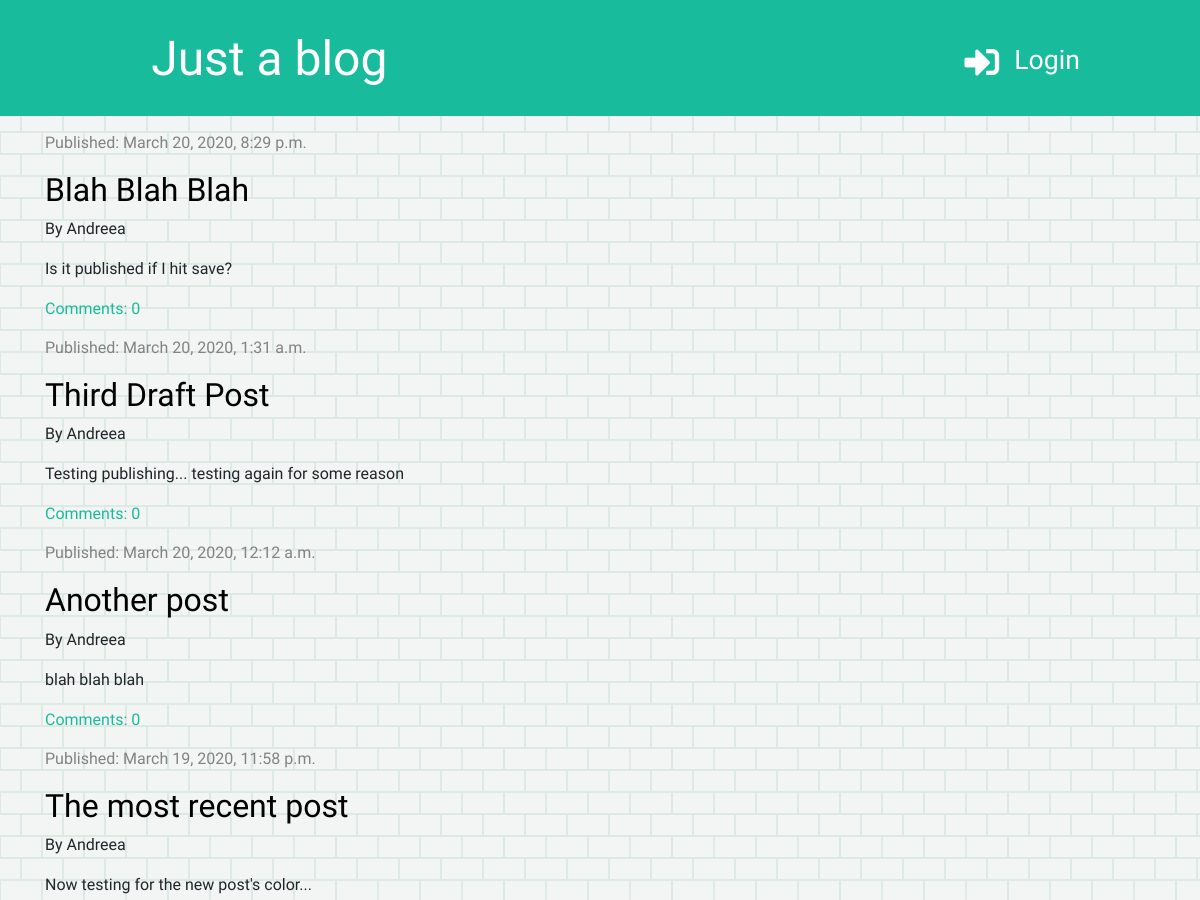
The app's page / (upper part), older data.
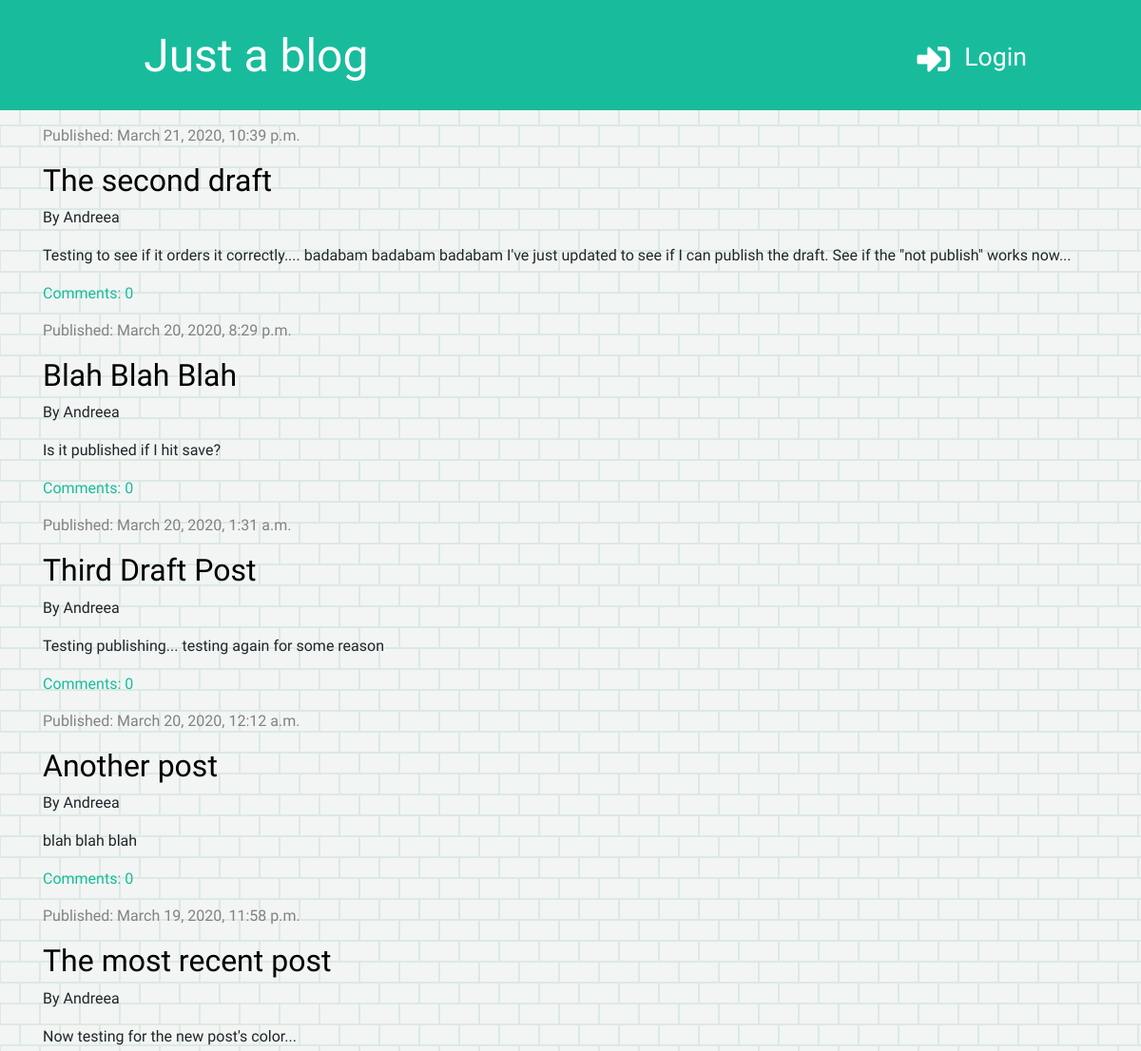
The same page, newer data.
### blog/models.py (models this page shows, shortened)
class Post(models.Model):
    author = models.ForeignKey('auth.User', on_delete=models.CASCADE)
    title = models.CharField(max_length=200)
    text = models.TextField()
    created_date = models.DateTimeField(default=timezone.now)
    published_date = models.DateTimeField(blank=True, null=True)
    def approved_comments(self):
        return self.comments.filter(approved=True)

### blog/views.py (the view)
# urls.py: path('', views.post_list, name='post_list'),
def post_list(request):
    posts = Post.objects.filter(published_date__lte=timezone.now()).order_by('-published_date')
    stuff_for_frontend = {'posts': posts}
    return render(request, 'blog/post_list.html', stuff_for_frontend)

### blog/templates/blog/post_list.html (shortened to what this page needs)
{% extends 'blog/base.html' %}
{% block content %}
    {% for post in posts %}
        <div class="post">
            <div class="date">
                <p> Published: {{ post.published_date }}</p>
            </div>
            <h2><a href="{% url 'post_detail' pk=post.pk %}">{{ post.title }}</a></h2>
            <p>By {{ post.author }}</p>
            <p>{{ post.text|truncatechars:300}}</p>
            <a href="{% url 'post_detail' pk=post.pk %}" class="approved-comments">Comments: {{ post.approved_comments.count }}</a>
        </div>
    {% endfor %}
{% endblock %}

Row changes from the older to the newer data that the page shows:
now on this page (row edited): Post: published_date "March 21, 2020, 10:39 p.m.", title "The second draft", author "Andreea", text "Testing to see if it orders it correctly.... badabam badabam badabam I've just updated to see if I can publish the draft. See if the \"not publish\" works now...", approved_comments.count "0"
